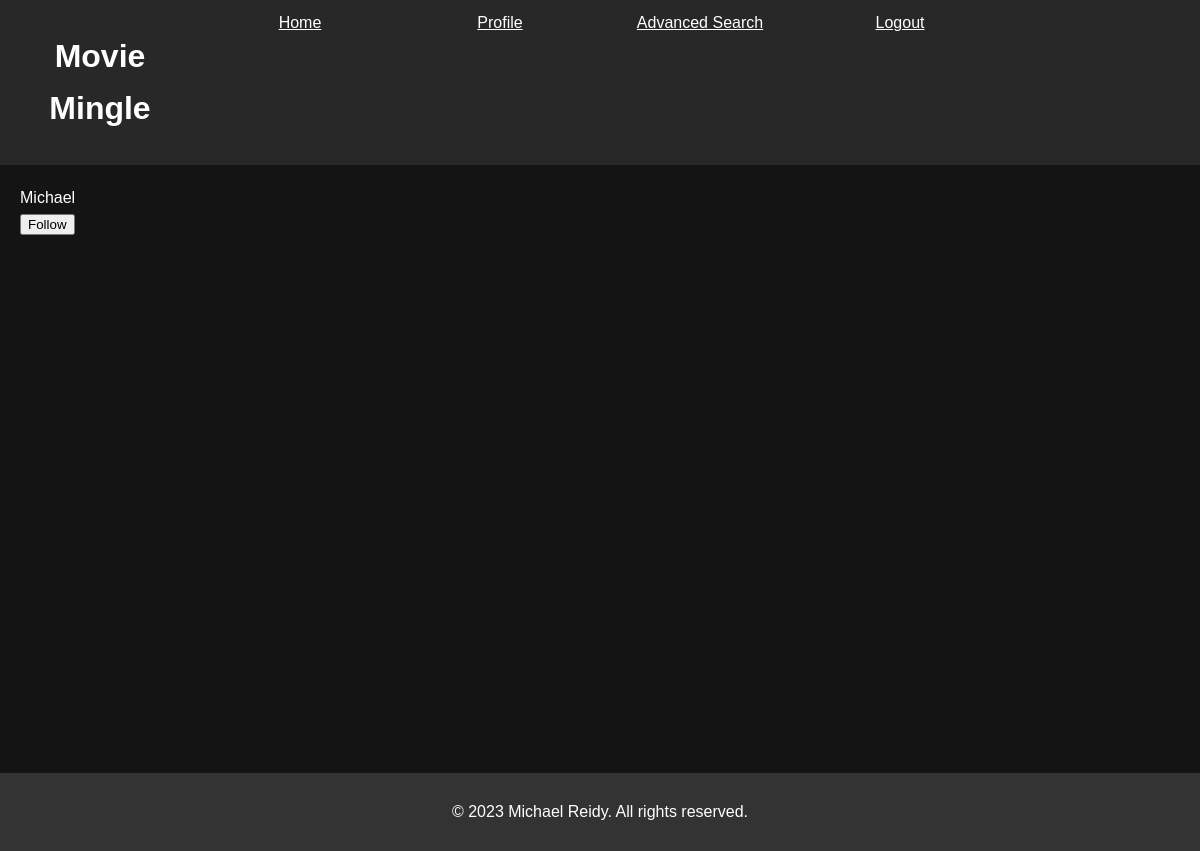
Page /userpage.php?USER=0 (signed in) on the earlier database version.
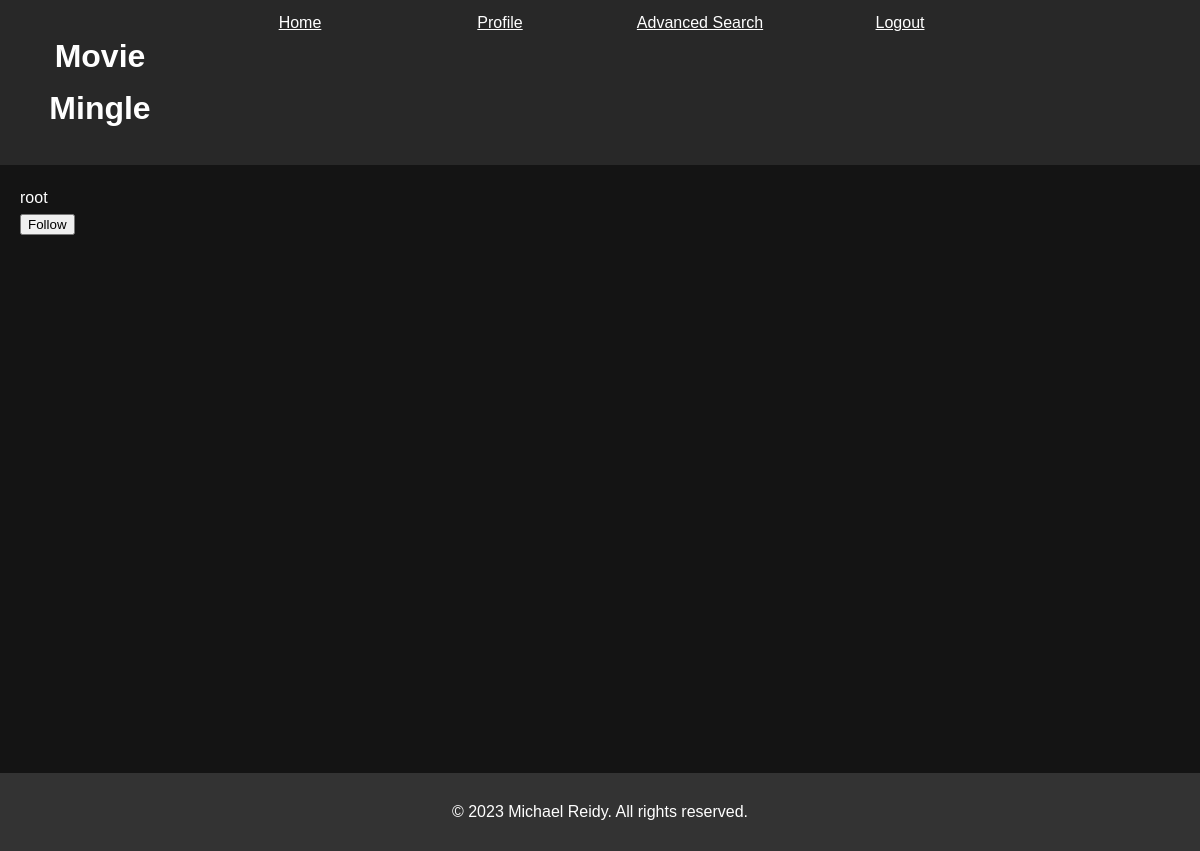
Same page on the later database version.
### tables this page shows
create table user
(
	user_id 		varchar(10) not NULL,
	display_name 	varchar(15) not NULL,
	password_hash 	varchar(255) not NULL,
	email			varchar(255) not NULL,
	date_joined 	date not NULL,


	 
	favorite_movie 	varchar(9) default NULL,

	primary key (user_id),
	foreign key (favorite_movie) references movie(imdb) on delete cascade
);

### userpage.php (the view, shortened to what this page needs)
<?php
$servername = "localhost";
$username = "mreidy3";
$password = "x-YeHnaY";
$dbname = "mreidy3_1";
$conn = new mysqli($servername, $username, $password, $dbname);
$target_user_id = htmlspecialchars($_GET["USER"]);
$sql = "SELECT * from user where user_id = ?;";
$stmt = $conn->prepare($sql);
$stmt->bind_param("s", $target_user_id);
$stmt->execute();
$target_user = $stmt->get_result()->fetch_assoc();
?>
<!DOCTYPE html>
<html lang="en">
<head>
    <link rel="stylesheet" href="styles.css">
    <link rel="stylesheet" href="https://cdnjs.cloudflare.com/ajax/libs/font-awesome/5.15.4/css/all.min.css">
</head>
<body>
    <?php include('web-header.php'); ?>
    <main>
    <?php
        echo $target_user["display_name"];
        if($target_user["user_id"] != $_SESSION["user_id"]) {
            $sql = "SELECT COUNT(*) AS is_friend FROM friends WHERE user_id = ? and friend_id = ?;";
            $stmt = $conn->prepare($sql);
            $stmt->bind_param("ss", $_SESSION["user_id"], $target_user_id);
            $stmt->execute();
            $f = $stmt->get_result()->fetch_assoc();
            if ($f["is_friend"] == 0) {
                echo '<form id="toggle_friend" action="toggle-friend.php" method="post"><input type = "hidden" value = "'. $target_user_id .'" id = "friend_id" name = "friend_id"><button> Follow </button></form>';
            } else {
                echo '<form id="toggle_friend" action="toggle-friend.php" method="post"><input type = "hidden" value = "'. $target_user_id .'" id = "friend_id" name = "friend_id"><button> Unfollow </button></form>';
            }
        } else {
            echo "<button> Change Name </button>";
        }
    ?>
    </main>
    <footer>
        <p>&copy; 2023 Michael Reidy. All rights reserved.</p>
    </footer>
</body>
</html>

### web-header.php
<?php
    echo '<header> <div style="display:grid;grid-template-columns:1fr 1fr 1fr 1fr 1fr 1fr;"> <h1>Movie Mingle</h1> <a href = "./home.php">Home</a>';
    echo '<a href = "userpage.php?USER=' . $_SESSION["user_id"] . '"">Profile</a>';
    echo '<a href = "./search.php">Advanced Search</a> <a href = "./landing.php">Logout</a> </div> </header>';
?>

### styles.css (style rules this page uses)
body { font-family: Arial, sans-serif; line-height: 1.6; margin: 0; padding: 0; background-color: #141414; color: #fff; }
header { background-color: #282828; color: #fff; padding: 10px 0; text-align: center; }
header a:link { color: #fff; }
main { padding: 20px; }
html, body { height: 100%; margin: 0; }
main { flex: 1; min-height: calc(100vh - 78px - 154px); }
footer { background-color: #333; color: white; text-align: center; padding: 10px; }

Differences in the rows shown:
changed user: display_name "Michael" → "root"
